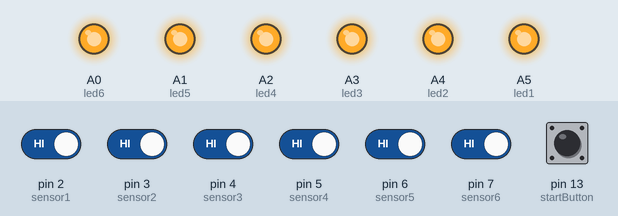
This sketch was run on a simulated Arduino Mega 2560, built with avr-gcc and run on an emulated ATmega2560. Shown: output pins drawn as LEDs (lit = HIGH). The inputs (shaded band) are chosen by the test bench; at power-on: pin 2 (sensor1), pin 3 (sensor2), pin 4 (sensor3), pin 5 (sensor4), pin 6 (sensor5), pin 7 (sensor6), pin 13 (startButton) HIGH. Random numbers use the default seed unless the sketch sets one.

Above: at 1.2 s.
1.3 s: pin 2 (sensor1) driven LOW
At 2.1 s:
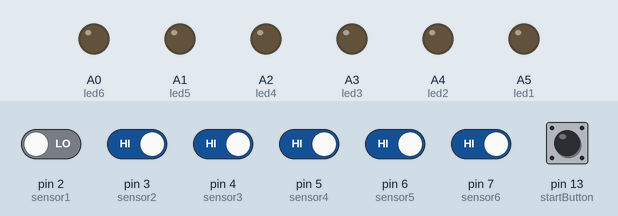
2.8 s: pin 2 (sensor1) driven HIGH
At 3.2 s:
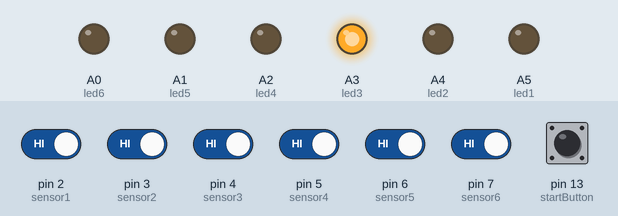
4.3 s: pin 4 (sensor3) driven LOW
At 5.6 s:
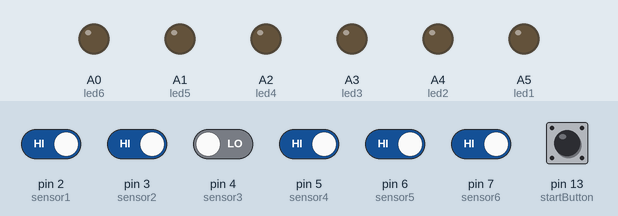
5.9 s: pin 4 (sensor3) driven HIGH
At 6.9 s:
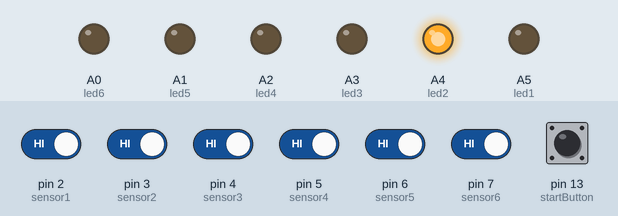
7.5 s: pin 3 (sensor2) driven LOW
At 8.1 s:
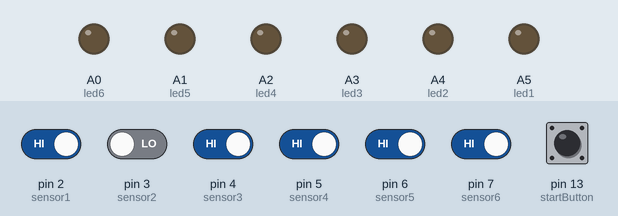
Timing chart, 0 to 10.1 s (numbered marks = the images above; inputs shaded):
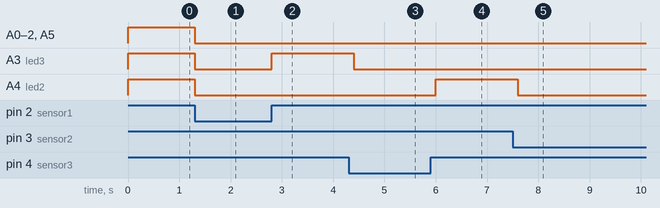

Measured:
- after the input at 1.3 s, A0 (led6), A1 (led5), A2 (led4), A3 (led3), A4 (led2), A5 (led1): HIGH → LOW at once
- after the input at 2.8 s, A3 (led3): LOW → HIGH at once
- after the input at 4.3 s, A3 (led3): HIGH → LOW after 0.10 s
- after the input at 5.9 s, A4 (led2): LOW → HIGH after 0.10 s
- after the input at 7.5 s, A4 (led2): HIGH → LOW after 0.10 s

The sketch:

reactionTraining_finalmini.ino
```cpp
#define led1 A5
#define led2 A4
#define led3 A3
#define led4 A2
#define led5 A1
#define led6 A0

#define sensor1 2
#define sensor2 3
#define sensor3 4
#define sensor4 5
#define sensor5 6
#define sensor6 7
#define startButton 13

int buttonPressed;
int right;
int wrong;
bool state;

int long ranDelay = 0;
int sensorValue = 0;
float realTime;
float fastest;
float slowest;
float dummyFast = 10.00;
float dummySlow = 0.001;
float fastValue;
float slowValue;
float avg;
float sum = 0;
float accuracy;

float data[200] = { 0 };  //an array capable of holding 200 entries numbered 0 to 199
int dataIndex = 0;

unsigned long startGame;

int randomLed;
int oldRandomLed1;
int oldRandomLed2;
int delayHelp = 100;

void setup() {

  Serial.begin(115200);
  pinMode(led1, OUTPUT);
  pinMode(led2, OUTPUT);
  pinMode(led3, OUTPUT);
  pinMode(led4, OUTPUT);
  pinMode(led5, OUTPUT);
  pinMode(led6, OUTPUT);

  pinMode(sensor1, INPUT_PULLUP);
  pinMode(sensor2, INPUT_PULLUP);
  pinMode(sensor3, INPUT_PULLUP);
  pinMode(sensor4, INPUT_PULLUP);
  pinMode(sensor5, INPUT_PULLUP);
  pinMode(sensor6, INPUT_PULLUP);
  pinMode(startButton, INPUT_PULLUP);

  randomSeed(analogRead(44));
}

void loop() {

  while (keyPress() == 0) {
  }
  ledOffAll();
  while (digitalRead(startButton) == 0 || digitalRead(sensor1) == 0 || digitalRead(sensor2) == 0 || digitalRead(sensor3) == 0 || digitalRead(sensor4) == 0 || digitalRead(sensor5) == 0 || digitalRead(sensor6) == 0) {
  }

  // digitalWrite(buzzerPin, HIGH);
  // delay(1000);
  // digitalWrite(buzzerPin, LOW);
  // delay(500);

  // delay(10);  // 3
  // tone(buzzerPin, 2500, 100);
  // delay(1000);  // 2
  // tone(buzzerPin, 2500, 100);
  // delay(1000);  // 1
  // tone(buzzerPin, 2500, 500);
  // delay(1000);  // 0
  // noTone(buzzerPin);

  startGame = millis();
  while (((millis() - startGame) / 1000) < 20) {
    playGame();
  }

  for (int count = 0; count < dataIndex; count++) {
    // Serial.println(data[count], 3);
    fastValue = min(data[count], dummyFast);
    dummyFast = fastValue;
    slowValue = max(data[count], dummySlow);
    dummySlow = slowValue;
    sum = sum + data[count];
  }
  avg = sum / right;
  fastest = fastValue;
  slowest = slowValue;
  accuracy = ((right * 1.0) / (right * 1.0 + wrong * 1.0)) * 100.00;
  // Serial.print("Fastest: ");
  // Serial.println(fastest, 3);
  // Serial.print("Slowest: ");
  // Serial.println(slowest, 3);
  // Serial.print("Average: ");
  // Serial.println(avg, 3);
  // Serial.print("Data: ");
  // Serial.println(dataIndex);
  // Serial.print("Right: ");
  // Serial.println(right);
  // Serial.print("Wrong: ");
  // Serial.println(wrong);
  // Serial.print("Accuracy: ");
  // Serial.println(accuracy, 3);

  Serial.println("True  |   Fastest Press    |     Slowest Press    |     Average Time     |    Accuracy");
  Serial.println(" " + String(right) + "   |       " + String(fastest, 3) + "        |          " + String(slowest, 3) + "       |           " + String(avg, 3) + "      |      " + String(accuracy, 2));


  for (int count = 0; count < dataIndex; count++) {
    data[count] = 0;
  }
  dataIndex = 0;
  right = 0;
  wrong = 0;
  dummyFast = 10.00;
  dummySlow = 0.00;
  avg = 0;
  sum = 0;
  accuracy = 0;
  digitalWrite(A6, LOW);
  //data[200] = { 0 };
  ledOnAll();
  delay(2000);

  //ledRun(100);
}

void playGame() {
  if (state == 0) {
    state = 1;
    randomLed = random(1, 7);
    while (randomLed == oldRandomLed1) {
      randomLed = random(1, 7);
      while (randomLed == oldRandomLed2) {
        randomLed = random(1, 7);
      }
    }
  }

  oldRandomLed2 = oldRandomLed1;
  oldRandomLed1 = randomLed;
  realTime = millis();
  ledOn(randomLed);

  int buttonPressed = isButtonPressed(randomLed);
  while (digitalRead(sensor1) == 1 && digitalRead(sensor2) == 1 && digitalRead(sensor3) == 1 && digitalRead(sensor4) == 1 && digitalRead(sensor5) == 1 && digitalRead(sensor6) == 1) {
    //waiting to pressed
  }

  delay(delayHelp);

  if (digitalRead(buttonPressed) == 0 && state == 1) {
    right++;
    ledOff(randomLed);
    state = 0;
  } else if (digitalRead(buttonPressed) == 1 && state == 1) {
    wrong++;
  }
  realTime = (millis() - realTime) / 1000.00;
  data[dataIndex] = realTime;

  while (digitalRead(sensor1) == 0 || digitalRead(sensor2) == 0 || digitalRead(sensor3) == 0 || digitalRead(sensor4) == 0 || digitalRead(sensor5) == 0 || digitalRead(sensor6) == 0) {
    //while hold the button
  }


  delay(delayHelp);
  dataIndex++;
}

boolean keyPress() {

  ledOnAll();
  boolean pressed = 0;


  if (digitalRead(startButton) == 0 || digitalRead(sensor1) == 0 || digitalRead(sensor2) == 0 || digitalRead(sensor3) == 0 || digitalRead(sensor4) == 0 || digitalRead(sensor5) == 0 || digitalRead(sensor6) == 0) {
    pressed = 1;
  }

  return pressed;
}

int isButtonPressed(int randomLed) {
  if (randomLed == 1) {
    buttonPressed = 2;
  }
  if (randomLed == 2) {
    buttonPressed = 3;
  }
  if (randomLed == 3) {
    buttonPressed = 4;
  }
  if (randomLed == 4) {
    buttonPressed = 5;
  }
  if (randomLed == 5) {
    buttonPressed = 6;
  }
  if (randomLed == 6) {
    buttonPressed = 7;
  }
  return buttonPressed;
}

void ledOn(int randomLed) {
  if (randomLed == 1) {
    digitalWrite(led1, HIGH);
  } else if (randomLed == 2) {
    digitalWrite(led2, HIGH);
  } else if (randomLed == 3) {
    digitalWrite(led3, HIGH);
  } else if (randomLed == 4) {
    digitalWrite(led4, HIGH);
  } else if (randomLed == 5) {
    digitalWrite(led5, HIGH);
  } else if (randomLed == 6) {
    digitalWrite(led6, HIGH);
  }
}

void ledOff(int randomLed) {
  if (randomLed == 1) {
    digitalWrite(led1, LOW);
  } else if (randomLed == 2) {
    digitalWrite(led2, LOW);
  } else if (randomLed == 3) {
    digitalWrite(led3, LOW);
  } else if (randomLed == 4) {
    digitalWrite(led4, LOW);
  } else if (randomLed == 5) {
    digitalWrite(led5, LOW);
  } else if (randomLed == 6) {
    digitalWrite(led6, LOW);
  }
}

void ledOnAll() {
  ledOn(1);
  ledOn(2);
  ledOn(3);
  ledOn(4);
  ledOn(5);
  ledOn(6);
}

void ledOffAll() {
  ledOff(1);
  ledOff(2);
  ledOff(3);
  ledOff(4);
  ledOff(5);
  ledOff(6);
}

void blinkAll(int blinkTime) {
  ledOnAll();
  delay(blinkTime);
  ledOffAll();
  delay(blinkTime);
}

void blink(int randomLed, int blinkTime) {
  ledOn(randomLed);
  delay(blinkTime);
  ledOff(randomLed);
  delay(blinkTime);
}

void spin(int speed) {
  blink(1, speed);
  blink(2, speed);
  blink(3, speed);
  blink(4, speed);
  blink(5, speed);
  blink(6, speed);
}

void boomerang(int speed) {
  blink(1, speed);
  blink(2, speed);
  blink(3, speed);
  blink(4, speed);
  blink(5, speed);
  blink(6, speed);
  blink(5, speed);
  blink(4, speed);
  blink(3, speed);
  blink(2, speed);
  blink(1, speed);
}

void ledRun(int speed) {
  ledOn(1);
  delay(speed);
  ledOn(2);
  delay(speed);
  ledOn(3);
  delay(speed);
  ledOn(4);
  delay(speed);
  ledOn(5);
  delay(speed);
  ledOn(6);
  delay(speed);
  ledOff(6);
  delay(speed);
  ledOff(5);
  delay(speed);
  ledOff(4);
  delay(speed);
  ledOff(3);
  delay(speed);
  ledOff(2);
  delay(speed);
  ledOff(1);
  delay(speed);
}
```
